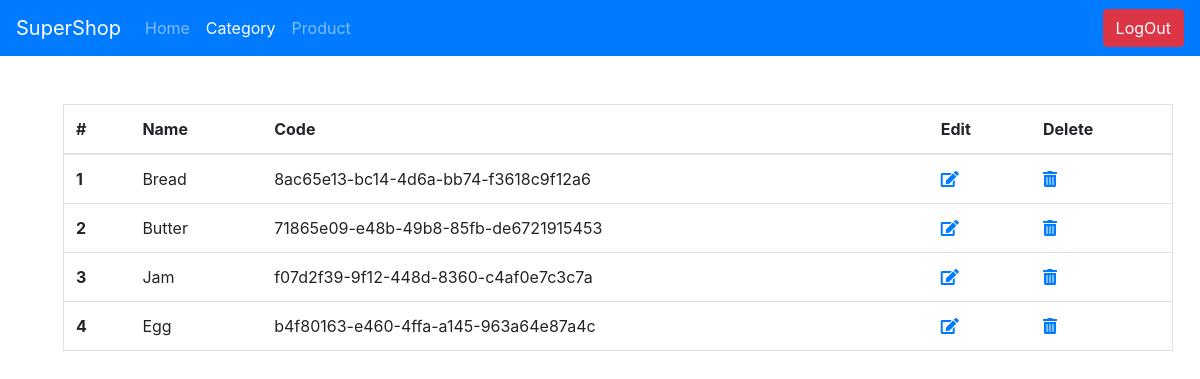
The page /supershop_admin/category/view/ (signed in) on the database its author committed.
### supershop_app/models.py (models this page shows, shortened)
class ProductCategory(models.Model):
    id = models.AutoField(primary_key=True)
    category_code = models.UUIDField(default=uuid.uuid4)
    category_name = models.CharField(max_length=255, blank=False, null=False, unique=True)

### supershop_app/views.py (the view, shortened to what this page needs)
# urls.py: path('supershop_admin/category/<str:ops>/', views.admin_category_operation, name="admin_category_operation"),
@login_required(login_url='/supershop_admin/')
def admin_category_operation(request, ops):
    if request.method == "POST":
        if ops == 'add':
            form = CategoryForm(request.POST)
            if form.is_valid():
                messages.success(request, "Succesfully added.")
                form.save()
            else:
                messages.error(request, "Something Went Wrong.")
            return redirect("/supershop_admin/category/add/")
        elif 'edit' in ops:
            cat_id = ops.split('__')[-1]
            cat = models.ProductCategory.objects.filter(pk=cat_id).first()
            form = CategoryForm(request.POST, instance=cat)
            if form.is_valid():
                form.save()
                messages.success(request, "Succesfully Updated.")
            else:
                messages.error(request, "Something Went Wrong.")
            return redirect("/supershop_admin/category/view/")
        elif 'delete' in ops:
            cat_id = ops.split('__')[-1]
            cat = models.ProductCategory.objects.filter(pk=cat_id).delete()
            return JsonResponse(1, safe=False)
    elif request.method == 'GET':
        if ops == 'add':
            form = CategoryForm()
            return render(request, "all_forms.html",
                          context={'is_logged_in': request.user.is_authenticated,
                                   "form": form,
                                   "title": "Add Category",
                                   "admin": 1,
                                   'logout': request.user.is_authenticated,
                                   "btn_name": "ADD Category",
                                   "admin_category": "active"})
        elif ops == 'view':
            categories = models.ProductCategory.objects.all()
            return render(request, 'view_categories.html',
                          context={
                              'is_logged_in': request.user.is_authenticated,
                              "categories": categories,
                              "title": "View Category",
                              "admin": 1,
                              'logout': request.user.is_authenticated,
                              "admin_category": "active"
                          })
        else:
            return redirect("admin_category")

### supershop_app/templates/supershop_app/view_categories.html (shortened to what this page needs)
{% extends 'base.html' %}
{% load static %}
{% block content %}
    <div class="container m-5">
        <table class="table border">
            <thead>
                <tr>
                    <th scope="col">#</th>
                    <th scope="col">Name</th>
                    <th scope="col">Code</th>
                    <th scope="col">Edit</th>
                    <th scope="col">Delete</th>
                </tr>
            </thead>
            <tbody>
            {% for category in categories %}
                <tr>
                    <th scope="row">{{ forloop.counter }}</th>
                    <td>{{ category.category_name }}</td>
                    <td>{{ category.category_code }}</td>
                    <td><a href="/supershop_admin/category/edit__{{ category.pk }}/"><i class="fas fa-edit"></i></a></td>
                    <td><a onclick="deleteFunc({{ category.pk }})" href="" ><i class="fas fa-trash-alt"></i></a></td>
                </tr>
            {% endfor %}
            </tbody>
        </table>
    </div>
{% endblock %}

### rows shown on the page
ProductCategory: category_name "Bread", category_code "8ac65e13-bc14-4d6a-bb74-f3618c9f12a6"
ProductCategory: category_name "Butter", category_code "71865e09-e48b-49b8-85fb-de6721915453"
ProductCategory: category_name "Jam", category_code "f07d2f39-9f12-448d-8360-c4af0e7c3c7a"
ProductCategory: category_name "Egg", category_code "b4f80163-e460-4ffa-a145-963a64e87a4c"
